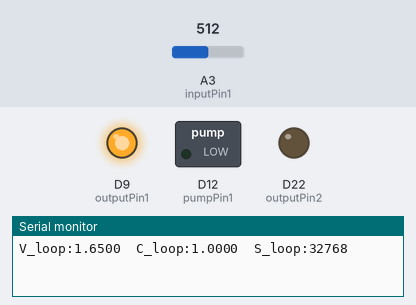
A sketch run on a simulated Arduino Zero (SAMD21). Parts: switched loads named in the sketch (green lamp = pin HIGH), output pins drawn as LEDs (lit = HIGH), the last lines printed to the serial monitor. The inputs (shaded band) are chosen by the test bench; at power-on: A3 (inputPin1) = 512 (analog values on the 0–1023 scale).

Above: at 1.2 s.
1.3 s: A3 (inputPin1) set to 499
At 2.7 s:
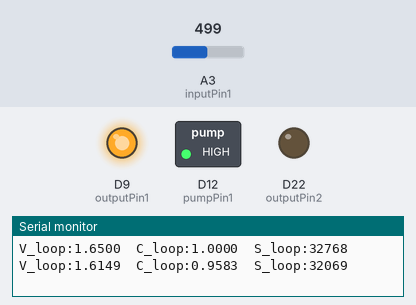
3.7 s: A3 (inputPin1) set to 553
6.7 s: A3 (inputPin1) set to 587
8.2 s: A3 (inputPin1) set to 511
At 11.4 s:
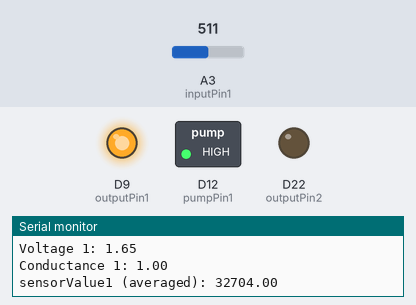
Timing chart, 0 to 12.2 s (numbered marks = the images above; inputs shaded):
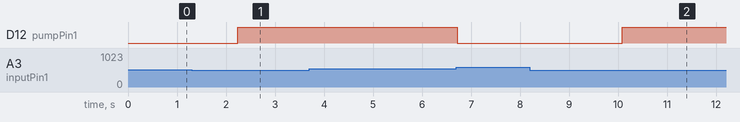

Measured:
- the behaviour switches between 512 and 511 on A3 (inputPin1) (found by bisection; images 0 and 1)
- after the input at 1.3 s, D12 (pumpPin1): LOW → HIGH after 0.94 s
- after the input at 8.2 s, D12 (pumpPin1): LOW → HIGH after 1.9 s

The sketch:

water_level_pump.ino
```cpp
// Pin Definitions
const int outputPin1 = 9;
const int outputPin2 = A8;
const int inputPin1 = A3;
const int pumpPin1 = 12;


void setup() {
  // Initialize serial communication
  Serial.begin(9600);

  // Set pin modes
  pinMode(outputPin1, OUTPUT);
  pinMode(outputPin2, OUTPUT);
  pinMode(pumpPin1, OUTPUT);

  pinMode(inputPin1, INPUT);


  analogWriteResolution(16); // Set PWM resolution to 16 bits (0-65535)
  analogReadResolution(16); // Set PWM resolution to 16 bits (0-65535)
  digitalWrite(outputPin1, HIGH); // Output PWM signal
  analogWrite(outputPin2, 0);
  digitalWrite(pumpPin1, LOW);

}

void loop() {
  // Variables for averaging
  long sumSensorValue1 = 0;
  const int numReads = 10000;

  // Read analog inputs multiple times and sum them
  for (int i = 0; i < numReads; i++) {
    sumSensorValue1 += analogRead(inputPin1);
  }

  // Calculate the average sensor value
  float sensorValue1 = (float)sumSensorValue1 / numReads;

  // Convert analog readings to voltage
  float v1 = sensorValue1 * (3.3 / 65535); // Assuming 3.3V reference
  float c1 = sensorValue1 / (1 * (65535 - sensorValue1));

  Serial.print("V_loop:");
  Serial.print(v1, 4);
  Serial.print("\tC_loop:");
  Serial.print(c1, 4);
  Serial.print("\tS_loop:");
  Serial.print(sensorValue1, 0);
  Serial.println(); // Newline for next reading

  if (c1 < 1) {
    digitalWrite(pumpPin1, HIGH); // Output PWM signal
    while (c1 < 1.15) {
      // Re-average inside the while loop as well
      sumSensorValue1 = 0;
      for (int i = 0; i < numReads; i++) {
        sumSensorValue1 += analogRead(inputPin1);
      }
      sensorValue1 = (float)sumSensorValue1 / numReads;

      v1 = sensorValue1 * (3.3 / 65535); // Assuming 3.3V reference
      c1 = sensorValue1 / (1 * (65535 - sensorValue1));

      Serial.print("Voltage 1: ");
      Serial.println(v1);

      Serial.print("Conductance 1: ");
      Serial.println(c1);

      Serial.print("sensorValue1 (averaged): ");
      Serial.println(sensorValue1);

      // delay(1000);
    }
  } else {
    digitalWrite(pumpPin1, LOW); // Output PWM signal
    // delay(1000);
  }

  // delay(1000);
}
```
